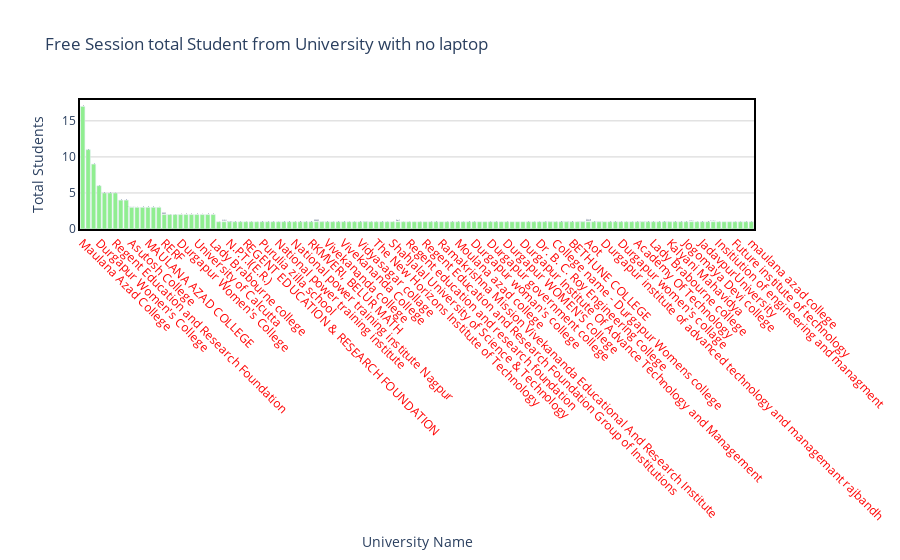

The notebook cell this image was saved under:
### Code cell
draw_trace_bar_laptop(no_laptop_college,'College','no_laptop_count','Free Session total Student from University with no laptop ', 'University Name','Total Students',"lightgreen")

### Figure 1 — Plotly figure (JSON) as saved in the notebook; plotly's stock layout.template omitted (floating-point values rounded to 4 significant figures)
{"data": [{"marker": {"color": "lightgreen"}, "text": ["Maulana Azad College", "Lady Brabourne College", "Durgapur women's college", "Durgapur Women's College", "Maulana Azad College ", "Jadavpur University", "Regent Education and Research Foundation", "Maulana Azad college", "Kalyani Mahavidyalaya", "Asutosh College", "Regent Education & Research Foundation", "Lady Brabourne College ", "MAULANA AZAD COLLEGE", "Vidyasagar University", "Regent Education And Research Foundation", "RERF", "Regent Education and Research Foundation ", "Regent Education and Research foundation", "Durgapur Women's College ", "MAULANA AZAD COLLEGE ", "Lady brabourne college", "University of Calcutta", "DURGAPUR WOMEN'S COLLEGE", "JADAVPUR UNIVERSITY ", "Lady Brabourne college", "National power training institute (E.R) Durgapur", "NSU", "N.P.T.I(E.R.)", "RKMVERI (BELUR CAMPUS)", "NARASINHA DUTT COLLEGE", "REGENT EDUCATION & RESEARCH FOUNDATION", "RCC institute of information technology", "NARASINHA DUTT COLLEGE, UNIVERSITY OF CALCUTTA", "Purulia zilla school ", "Narasinha Dutta College", "Narasingha Dutt College ", "National power training institute", "Presidency University", "Narasinha dutt college", "National power training institute Nagpur", "RKMVERI BELUR MATH", "Raniganj Girls' College ", "RKMVERI, BELUR MATH", "RRERF", "Women's collage", "Vivekananda college", "Vivekananda College,Thakurpukur", "Vivekananda College ", "Vivekananda College", "Viswass school & college of nursing", "Vidyasagar college for women", "Vidyasagar collage ", "Victoria Institution", "VIDYASAGAR UNIVERSITY, MEDINIPUR", "The New Horizons Institute of Technology", "Surendranath college", "Shibpur Dinobundhoo institution", "Shahjalal University of Science & Technology   ", "Rerf", "Regent education and research foundation ", "Regent education and research foundation", "Regent education & research foundation barrackpore", "Regent Education and Research foundation ", "Regent Education and Research Foundation Group of Institutions", "Regent Education &Research Foundation", "Moulana Azad College", "Ramakrishna Mission Vivekananda Educational And Research Institute", "Ramakrishna Mission Shilpapitha", "Raja Peary Mohan college", "Moulana azad college", " Uttarpara Amarendra Vidyapith", "Maulona Azad College", "Durgapur woman's college ", "Durgapur institute of advanced and technology management", "Durgapur institute of advance technology and managment", "Durgapur government college", "Durgapur Womens College ", "Durgapur Women's College   Kazi Nazrul University", "Durgapur WOMEN'S college ", "Durgapur Institute of advanced technology and management ", "Durgapur Institute of Advanced Technology & Management", "Durgapur Institute Of Advance Technology and Management", "Duragpur Women's college", "Dr.B.C.ROY ENGINEERING COLLEGE", "Dr. B. C. Roy Engineering college", "DURGAPUR GOVERNMENT COLLEGE", "DIATM, Durgapur", "College name - Durgapur Womens college", "Calcutta university ", "Bethune college", "BETHUNE COLLEGE", "B P poddar institute of Management & Technology ", "Asutosh College ", "Aot", "Amta Ramsaday College", "Aliah University ", "Durgapur institute of advanced technology and managemant rajbandh", "Durgapur women's College", "Maulana azad college ", "Durgapur women's collage ", "Maulana Azad College, University Of Calcutta", "Maulana Azad College, Kolkata", "Academy Of Technology", "Lalbaba college ", "Lady braboune college", "Lady Brabourne college ", "Lady Braboune Collage", "Kalyani mahavidyalay", "Kalyani Mahavidya", "Kalyani Mahabidyalaya", "KAJI najrul invercity", "Jogomaya Devi college ", "Jk college", "Jagannath Kishore college,Purulia", "JadavpurUniversity  ", "JADAVPUR UNIVERSITY", "J.K College", "Insitiution of engineering and managment", "Guru NANAK INSTITUTE OF PHARMACEUTICAL SCIENCE AND TECHNOLOGY", "Global Nature Care Sangathan Group Of Institutions", "Future institute of technology ", "Future Institute of Technology", "Durgapur women's college ", "maulana azad college"], "type": "bar", "x": ["Maulana Azad College", "Lady Brabourne College", "Durgapur women's college", "Durgapur Women's College", "Maulana Azad College ", "Jadavpur University", "Regent Education and Research Foundation", "Maulana Azad college", "Kalyani Mahavidyalaya", "Asutosh College", "Regent Education & Research Foundation", "Lady Brabourne College ", "MAULANA AZAD COLLEGE", "Vidyasagar University", "Regent Education And Research Foundation", "RERF", "Regent Education and Research Foundation ", "Regent Education and Research foundation", "Durgapur Women's College ", "MAULANA AZAD COLLEGE ", "Lady brabourne college", "University of Calcutta", "DURGAPUR WOMEN'S COLLEGE", "JADAVPUR UNIVERSITY ", "Lady Brabourne college", "National power training institute (E.R) Durgapur", "NSU", "N.P.T.I(E.R.)", "RKMVERI (BELUR CAMPUS)", "NARASINHA DUTT COLLEGE", "REGENT EDUCATION & RESEARCH FOUNDATION", "RCC institute of information technology", "NARASINHA DUTT COLLEGE, UNIVERSITY OF CALCUTTA", "Purulia zilla school ", "Narasinha Dutta College", "Narasingha Dutt College ", "National power training institute", "Presidency University", "Narasinha dutt college", "National power training institute Nagpur", "RKMVERI BELUR MATH", "Raniganj Girls' College ", "RKMVERI, BELUR MATH", "RRERF", "Women's collage", "Vivekananda college", "Vivekananda College,Thakurpukur", "Vivekananda College ", "Vivekananda College", "Viswass school & college of nursing", "Vidyasagar college for women", "Vidyasagar collage ", "Victoria Institution", "VIDYASAGAR UNIVERSITY, MEDINIPUR", "The New Horizons Institute of Technology", "Surendranath college", "Shibpur Dinobundhoo institution", "Shahjalal University of Science & Technology   ", "Rerf", "Regent education and research foundation ", "Regent education and research foundation", "Regent education & research foundation barrackpore", "Regent Education and Research foundation ", "Regent Education and Research Foundation Group of Institutions", "Regent Education &Research Foundation", "Moulana Azad College", "Ramakrishna Mission Vivekananda Educational And Research Institute", "Ramakrishna Mission Shilpapitha", "Raja Peary Mohan college", "Moulana azad college", " Uttarpara Amarendra Vidyapith", "Maulona Azad College", "Durgapur woman's college ", "Durgapur institute of advanced and technology management", "Durgapur institute of advance technology and managment", "Durgapur government college", "Durgapur Womens College ", "Durgapur Women's College   Kazi Nazrul University", "Durgapur WOMEN'S college ", "Durgapur Institute of advanced technology and management ", "Durgapur Institute of Advanced Technology & Management", "Durgapur Institute Of Advance Technology and Management", "Duragpur Women's college", "Dr.B.C.ROY ENGINEERING COLLEGE", "Dr. B. C. Roy Engineering college", "DURGAPUR GOVERNMENT COLLEGE", "DIATM, Durgapur", "College name - Durgapur Womens college", "Calcutta university ", "Bethune college", "BETHUNE COLLEGE", "B P poddar institute of Management & Technology ", "Asutosh College ", "Aot", "Amta Ramsaday College", "Aliah University ", "Durgapur institute of advanced technology and managemant rajbandh", "Durgapur women's College", "Maulana azad college ", "Durgapur women's collage ", "Maulana Azad College, University Of Calcutta", "Maulana Azad College, Kolkata", "Academy Of Technology", "Lalbaba college ", "Lady braboune college", "Lady Brabourne college ", "Lady Braboune Collage", "Kalyani mahavidyalay", "Kalyani Mahavidya", "Kalyani Mahabidyalaya", "KAJI najrul invercity", "Jogomaya Devi college ", "Jk college", "Jagannath Kishore college,Purulia", "JadavpurUniversity  ", "JADAVPUR UNIVERSITY", "J.K College", "Insitiution of engineering and managment", "Guru NANAK INSTITUTE OF PHARMACEUTICAL SCIENCE AND TECHNOLOGY", "Global Nature Care Sangathan Group Of Institutions", "Future institute of technology ", "Future Institute of Technology", "Durgapur women's college ", "maulana azad college"], "y": [17, 11, 9, 6, 5, 5, 5, 4, 4, 3, 3, 3, 3, 3, 3, 2, 2, 2, 2, 2, 2, 2, 2, 2, 2, 1, 1, 1, 1, 1, 1, 1, 1, 1, 1, 1, 1, 1, 1, 1, 1, 1, 1, 1, 1, 1, 1, 1, 1, 1, 1, 1, 1, 1, 1, 1, 1, 1, 1, 1, 1, 1, 1, 1, 1, 1, 1, 1, 1, 1, 1, 1, 1, 1, 1, 1, 1, 1, 1, 1, 1, 1, 1, 1, 1, 1, 1, 1, 1, 1, 1, 1, 1, 1, 1, 1, 1, 1, 1, 1, 1, 1, 1, 1, 1, 1, 1, 1, 1, 1, 1, 1, 1, 1, 1, 1, 1, 1, 1, 1, 1, 1, 1, 1]}], "layout": {"hovermode": "closest", "paper_bgcolor": "rgba(0, 0, 0, 0)", "plot_bgcolor": "rgba(0, 0, 0, 0)", "title": {"text": "Free Session total Student from University with no laptop "}, "xaxis": {"linecolor": "black", "linewidth": 2, "mirror": true, "showline": true, "showticklabels": true, "tickangle": 45, "tickfont": {"color": "red", "size": 12}, "title": {"text": "University Name"}, "zeroline": true, "zerolinecolor": "grey", "zerolinewidth": 1}, "yaxis": {"gridcolor": "lightgrey", "linecolor": "black", "linewidth": 2, "mirror": true, "showline": true, "title": {"text": "Total Students"}, "zeroline": true, "zerolinecolor": "grey", "zerolinewidth": 1}}}
